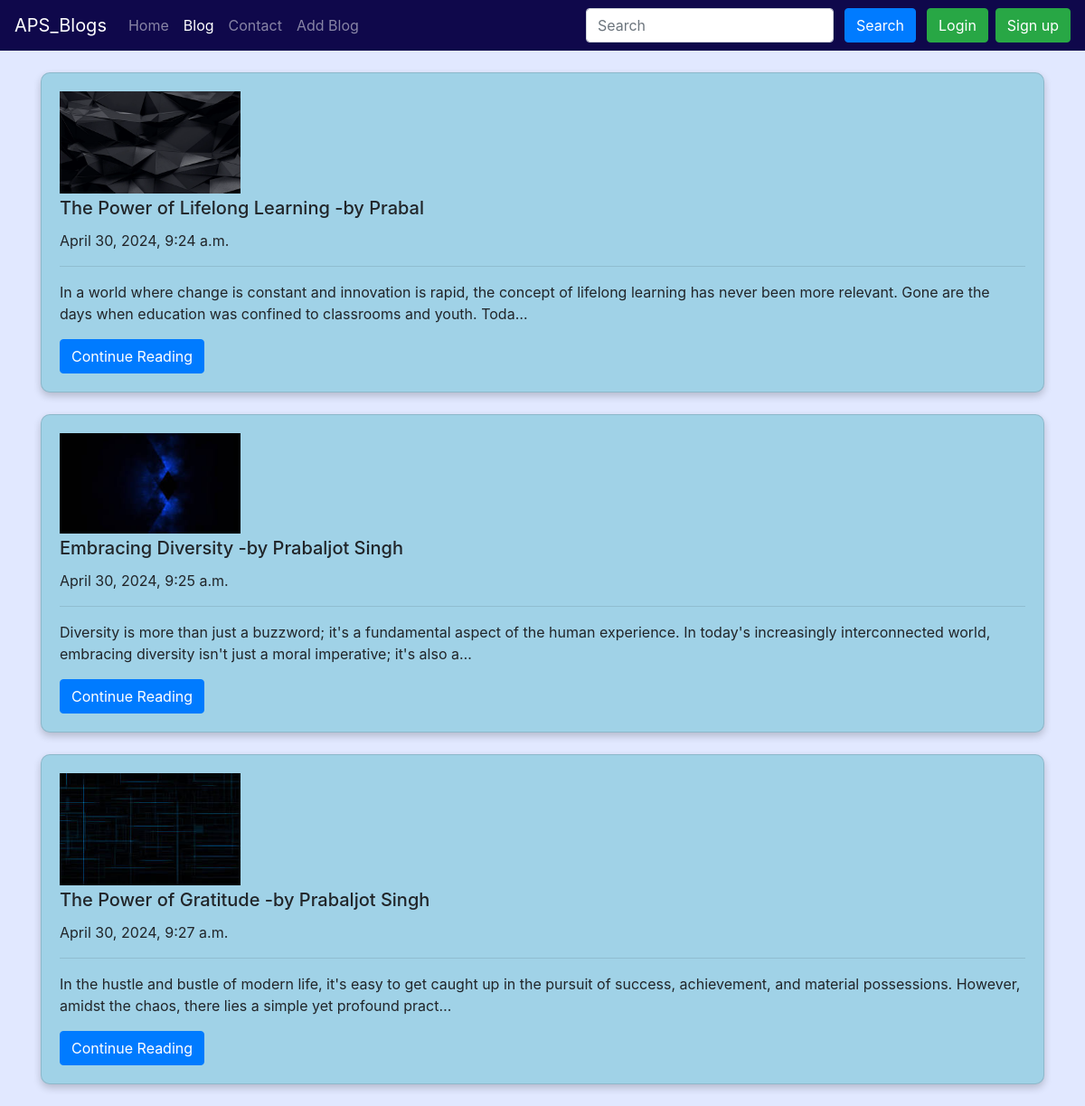
Screenshot of /blog/ with the database file from the repository.
### Blog/models.py (models this page shows, shortened)
class Post(models.Model):
    sno = models.AutoField(primary_key=True)
    title = models.CharField(max_length=100)
    text = models.TextField()
    author = models.CharField(max_length=30)
    slug = AutoSlugField(populate_from='title')
    timeStamp = models.DateTimeField(default=datetime.now, blank=True)
    thumbnail = models.ImageField(upload_to='blog/thumbnail', default="blog/thumbnail/wallpaper.jpg")

### Blog/views.py (the view)
# urls.py: path('',views.blogHome,name="blogHome"),
def blogHome(request):
    allPosts = Post.objects.all()
    context = {
        'allPosts': allPosts
    }
    return render(request, 'blog/home.html', context=context)

### templates/blog/home.html (shortened to what this page needs)
{% extends 'base.html' %}
{% block activeBlog %}active{% endblock activeBlog %}
{% block body %}
<div class="container my-4">
    {% for post in allPosts  %}
    <div class="card my-4">
        <div class="card-body">
            <img width="200vw" src="media/{{post.thumbnail}}" class="img-fluid mb-1">
            <h5 class="card-title">{{post.title}}     -by {{post.author}}</h5>
            <p class="card-text">{{ post.timeStamp }}</p>
            <hr class="solid">
            <p class="card-text">{{post.text | truncatechars:200}}</p>
            <a href="/blog/{{post.slug}}" class="btn btn-primary">Continue Reading</a>
        </div>
    </div>
    {% endfor %}
</div>
{% endblock body %}

### templates/blog/home.html (style rules this page uses)
body { background: #e1e8ff; }
.card { box-shadow: 0 4px 8px 0 rgba(0, 0, 0, 0.2); border-radius: 10px; background: #A0D2E7; }

### rows the page displays
Post: thumbnail (picture), title "The Power of Lifelong Learning", author "Prabal", timeStamp "April 30, 2024, 9:24 a.m.", text "In a world where change is constant and innovation is rapid, the concept of lifelong learning has never been more relevant. Gone are the days when education was confined to classrooms and youth. Toda…"
Post: thumbnail (picture), title "Embracing Diversity", author "Prabaljot Singh", timeStamp "April 30, 2024, 9:25 a.m.", text "Diversity is more than just a buzzword; it's a fundamental aspect of the human experience. In today's increasingly interconnected world, embracing diversity isn't just a moral imperative; it's also a…"
Post: thumbnail (picture), title "The Power of Gratitude", author "Prabaljot Singh", timeStamp "April 30, 2024, 9:27 a.m.", text "In the hustle and bustle of modern life, it's easy to get caught up in the pursuit of success, achievement, and material possessions. However, amidst the chaos, there lies a simple yet profound pract…"
